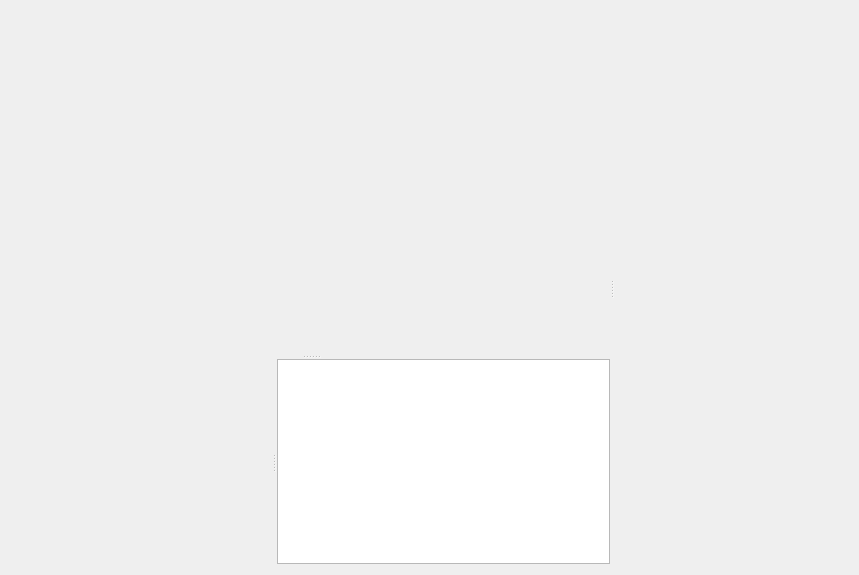
<?xml version="1.0" encoding="UTF-8"?>
<ui version="4.0">
 <class>GrandPrix</class>
 <widget class="QMainWindow" name="GrandPrix">
  <property name="geometry">
   <rect>
    <x>0</x>
    <y>0</y>
    <width>859</width>
    <height>575</height>
   </rect>
  </property>
  <property name="windowTitle">
   <string/>
  </property>
  <widget class="QWidget" name="centralWidget">
   <layout class="QGridLayout" name="gridLayout">
    <item row="0" column="1">
     <widget class="QSplitter" name="splitter_5">
      <property name="orientation">
       <enum>Qt::Horizontal</enum>
      </property>
      <widget class="QSplitter" name="splitter_4">
       <property name="sizePolicy">
        <sizepolicy hsizetype="Preferred" vsizetype="Preferred">
         <horstretch>0</horstretch>
         <verstretch>0</verstretch>
        </sizepolicy>
       </property>
       <property name="minimumSize">
        <size>
         <width>0</width>
         <height>551</height>
        </size>
       </property>
       <property name="orientation">
        <enum>Qt::Vertical</enum>
       </property>
       <widget class="QWidget" name="layoutWidget">
        <layout class="QVBoxLayout" name="verticalLayout">
         <property name="sizeConstraint">
          <enum>QLayout::SetDefaultConstraint</enum>
         </property>
         <item>
          <widget class="GPMapView" name="mapview" native="true">
           <property name="sizePolicy">
            <sizepolicy hsizetype="Preferred" vsizetype="Preferred">
             <horstretch>0</horstretch>
             <verstretch>0</verstretch>
            </sizepolicy>
           </property>
           <property name="minimumSize">
            <size>
             <width>0</width>
             <height>300</height>
            </size>
           </property>
          </widget>
         </item>
        </layout>
       </widget>
       <widget class="QSplitter" name="splitter">
        <property name="orientation">
         <enum>Qt::Horizontal</enum>
        </property>
        <widget class="QSplitter" name="splitter_2">
         <property name="sizePolicy">
          <sizepolicy hsizetype="Preferred" vsizetype="Preferred">
           <horstretch>0</horstretch>
           <verstretch>0</verstretch>
          </sizepolicy>
         </property>
         <property name="orientation">
          <enum>Qt::Vertical</enum>
         </property>
         <widget class="QSplitter" name="splitter_3">
          <property name="orientation">
           <enum>Qt::Horizontal</enum>
          </property>
          <property name="handleWidth">
           <number>6</number>
          </property>
          <widget class="GPMapView" name="driverview" native="true">
           <property name="sizePolicy">
            <sizepolicy hsizetype="Preferred" vsizetype="Preferred">
             <horstretch>0</horstretch>
             <verstretch>0</verstretch>
            </sizepolicy>
           </property>
           <property name="minimumSize">
            <size>
             <width>200</width>
             <height>200</height>
            </size>
           </property>
          </widget>
          <widget class="QPlainTextEdit" name="log">
           <property name="sizePolicy">
            <sizepolicy hsizetype="Preferred" vsizetype="Preferred">
             <horstretch>0</horstretch>
             <verstretch>0</verstretch>
            </sizepolicy>
           </property>
           <property name="readOnly">
            <bool>true</bool>
           </property>
           <property name="plainText">
            <string/>
           </property>
          </widget>
         </widget>
        </widget>
       </widget>
      </widget>
      <widget class="GPControlView" name="controlview" native="true"/>
     </widget>
    </item>
   </layout>
  </widget>
 </widget>
 <layoutdefault spacing="6" margin="11"/>
 <customwidgets>
  <customwidget>
   <class>GPControlView</class>
   <extends>QWidget</extends>
   <header>gpcontrolview.h</header>
   <container>1</container>
  </customwidget>
  <customwidget>
   <class>GPMapView</class>
   <extends>QWidget</extends>
   <header>gpmapview.h</header>
   <container>1</container>
  </customwidget>
 </customwidgets>
 <tabstops>
  <tabstop>log</tabstop>
 </tabstops>
 <resources/>
 <connections/>
 <designerdata>
  <property name="gridDeltaX">
   <number>10</number>
  </property>
  <property name="gridDeltaY">
   <number>10</number>
  </property>
  <property name="gridSnapX">
   <bool>true</bool>
  </property>
  <property name="gridSnapY">
   <bool>true</bool>
  </property>
  <property name="gridVisible">
   <bool>true</bool>
  </property>
 </designerdata>
</ui>
